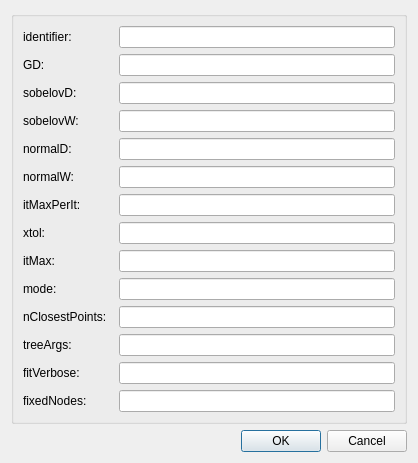
<?xml version="1.0" encoding="UTF-8"?>
<ui version="4.0">
 <class>ConfigureDialog</class>
 <widget class="QDialog" name="Dialog">
  <property name="geometry">
   <rect>
    <x>0</x>
    <y>0</y>
    <width>418</width>
    <height>303</height>
   </rect>
  </property>
  <property name="windowTitle">
   <string>ConfigureDialog</string>
  </property>
  <layout class="QGridLayout" name="gridLayout">
   <item row="0" column="0">
    <widget class="QGroupBox" name="configGroupBox">
     <property name="title">
      <string/>
     </property>
     <layout class="QFormLayout" name="formLayout">
      <item row="0" column="0">
       <widget class="QLabel" name="label0">
        <property name="text">
         <string>identifier:  </string>
        </property>
       </widget>
      </item>
      <item row="0" column="1">
       <widget class="QLineEdit" name="lineEdit0"/>
      </item>

      <item row="1" column="0">
       <widget class="QLabel" name="label1">
        <property name="text">
         <string>GD:  </string>
        </property>
       </widget>
      </item>
      <item row="1" column="1">
       <widget class="QLineEdit" name="lineEdit1"/>
      </item>

      <item row="2" column="0">
       <widget class="QLabel" name="label2">
        <property name="text">
         <string>sobelovD:  </string>
        </property>
       </widget>
      </item>
      <item row="2" column="1">
       <widget class="QLineEdit" name="lineEdit2"/>
      </item>

      <item row="3" column="0">
       <widget class="QLabel" name="label3">
        <property name="text">
         <string>sobelovW:  </string>
        </property>
       </widget>
      </item>
      <item row="3" column="1">
       <widget class="QLineEdit" name="lineEdit3"/>
      </item>

      <item row="4" column="0">
       <widget class="QLabel" name="label4">
        <property name="text">
         <string>normalD:  </string>
        </property>
       </widget>
      </item>
      <item row="4" column="1">
       <widget class="QLineEdit" name="lineEdit4"/>
      </item>

      <item row="5" column="0">
       <widget class="QLabel" name="label5">
        <property name="text">
         <string>normalW:  </string>
        </property>
       </widget>
      </item>
      <item row="5" column="1">
       <widget class="QLineEdit" name="lineEdit5"/>
      </item>

      <item row="6" column="0">
       <widget class="QLabel" name="label6">
        <property name="text">
         <string>itMaxPerIt:  </string>
        </property>
       </widget>
      </item>
      <item row="6" column="1">
       <widget class="QLineEdit" name="lineEdit6"/>
      </item>

      <item row="7" column="0">
       <widget class="QLabel" name="label7">
        <property name="text">
         <string>xtol:  </string>
        </property>
       </widget>
      </item>
      <item row="7" column="1">
       <widget class="QLineEdit" name="lineEdit7"/>
      </item>

      <item row="8" column="0">
       <widget class="QLabel" name="label8">
        <property name="text">
         <string>itMax:  </string>
        </property>
       </widget>
      </item>
      <item row="8" column="1">
       <widget class="QLineEdit" name="lineEdit8"/>
      </item>

      <item row="9" column="0">
       <widget class="QLabel" name="label9">
        <property name="text">
         <string>mode:  </string>
        </property>
       </widget>
      </item>
      <item row="9" column="1">
       <widget class="QLineEdit" name="lineEdit9"/>
      </item>

      <item row="10" column="0">
       <widget class="QLabel" name="label10">
        <property name="text">
         <string>nClosestPoints:  </string>
        </property>
       </widget>
      </item>
      <item row="10" column="1">
       <widget class="QLineEdit" name="lineEdit10"/>
      </item>

      <item row="11" column="0">
       <widget class="QLabel" name="label11">
        <property name="text">
         <string>treeArgs:  </string>
        </property>
       </widget>
      </item>
      <item row="11" column="1">
       <widget class="QLineEdit" name="lineEdit11"/>
      </item>

      <item row="12" column="0">
       <widget class="QLabel" name="label12">
        <property name="text">
         <string>fitVerbose:  </string>
        </property>
       </widget>
      </item>
      <item row="12" column="1">
       <widget class="QLineEdit" name="lineEdit12"/>
      </item>

      <item row="13" column="0">
       <widget class="QLabel" name="label13">
        <property name="text">
         <string>fixedNodes:  </string>
        </property>
       </widget>
      </item>
      <item row="13" column="1">
       <widget class="QLineEdit" name="lineEdit13"/>
      </item>
     </layout>
    </widget>
   </item>
   <item row="1" column="0">
    <widget class="QDialogButtonBox" name="buttonBox">
     <property name="orientation">
      <enum>Qt::Horizontal</enum>
     </property>
     <property name="standardButtons">
      <set>QDialogButtonBox::Cancel|QDialogButtonBox::Ok</set>
     </property>
    </widget>
   </item>
  </layout>
 </widget>
 <resources/>
 <connections>
  <connection>
   <sender>buttonBox</sender>
   <signal>accepted()</signal>
   <receiver>ConfigureDialog</receiver>
   <slot>accept()</slot>
   <hints>
    <hint type="sourcelabel">
     <x>248</x>
     <y>254</y>
    </hint>
    <hint type="destinationlabel">
     <x>157</x>
     <y>274</y>
    </hint>
   </hints>
  </connection>
  <connection>
   <sender>buttonBox</sender>
   <signal>rejected()</signal>
   <receiver>ConfigureDialog</receiver>
   <slot>reject()</slot>
   <hints>
    <hint type="sourcelabel">
     <x>316</x>
     <y>260</y>
    </hint>
    <hint type="destinationlabel">
     <x>286</x>
     <y>274</y>
    </hint>
   </hints>
  </connection>
 </connections>
</ui>
